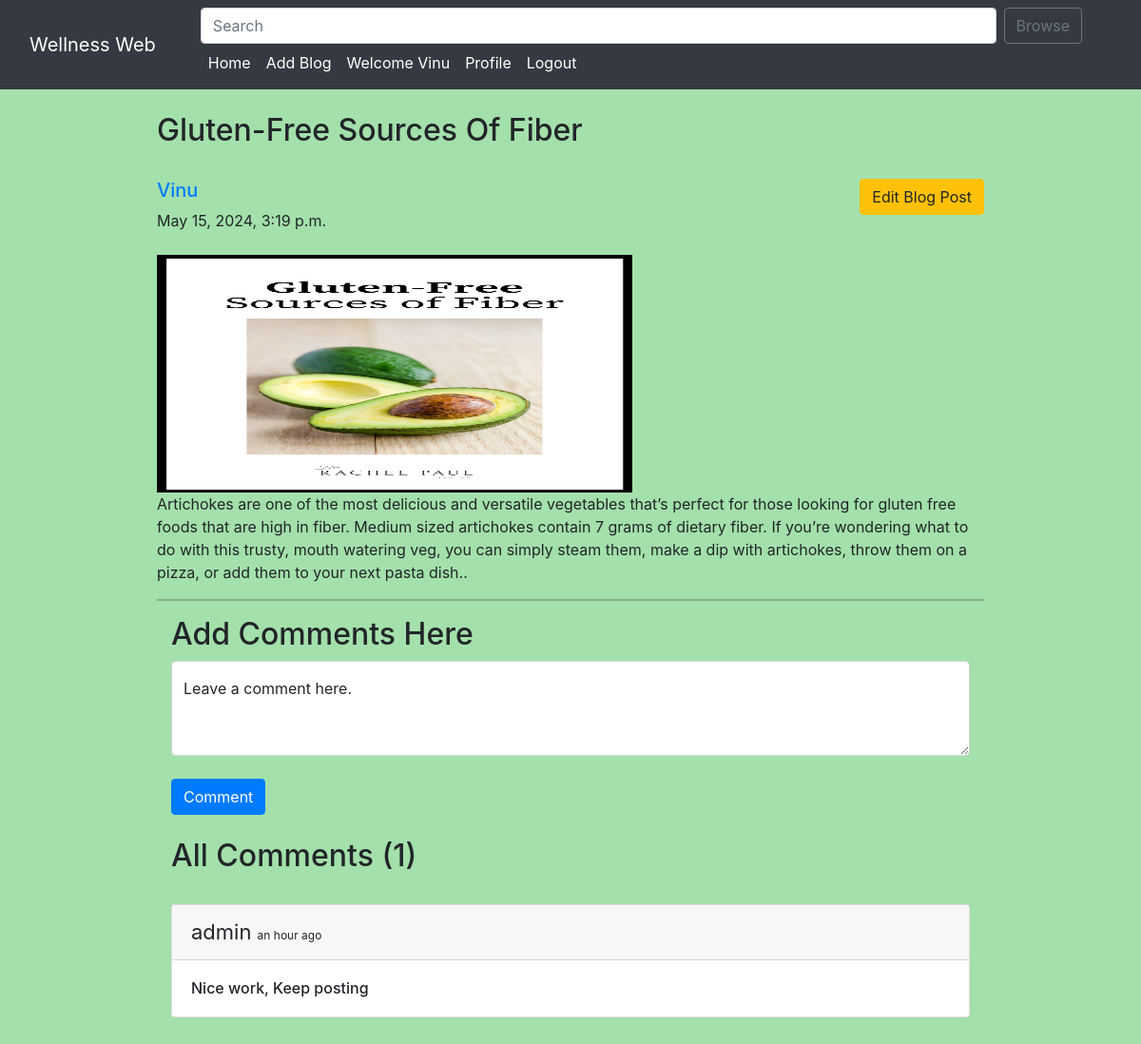
/blog/Gluten-Free Sources Of Fiber/ (signed in), run on the app's committed database.
### home/models.py (models this page shows, shortened)
class BlogPost(models.Model):
    title=models.CharField(max_length=255)
    author= models.ForeignKey(User, on_delete=models.CASCADE)
    slug=models.CharField(max_length=130)
    content=models.TextField()
    image = models.ImageField(upload_to="profile_pics", blank=True, null=True)
    dateTime=models.DateTimeField(auto_now_add=True)

class Comment(models.Model):
    user = models.ForeignKey(User, on_delete=models.CASCADE)
    content = models.TextField()
    blog = models.ForeignKey(BlogPost, on_delete=models.CASCADE)
    parent_comment = models.ForeignKey('self', on_delete=models.CASCADE, null=True, blank=True)
    dateTime=models.DateTimeField(default=now)

### home/views.py (the view)
# urls.py: path("blog/<str:slug>/", views.blogs_comments, name="blogs_comments"),
def blogs_comments(request, slug):
    post = BlogPost.objects.filter(slug=slug).first()
    comments = Comment.objects.filter(blog=post)
    if request.method=="POST":
        user = request.user
        content = request.POST.get('content','')
        blog_id =request.POST.get('blog_id','')
        comment = Comment(user = user, content = content, blog=post)
        comment.save()
    return render(request, "blog_comments.html", {'post':post, 'comments':comments})

### home/templates/blog_comments.html (shortened to what this page needs)
{% extends 'base.html' %} {% block title %} Blogs {% endblock %}  {% block body %} {% load humanize %}
<div class="container w-75 my-4">
  <h2 class="blog-post-title">{{post.title}}</h2>
  <br />
  <div class="media">
    <div class="media-body">
      <h5 class="mt-0">
        <a href="/user_profile/{{post.author.id}}/"
          >{{post.author}} {% if user.is_authenticated %}
          {% if user.id == post.author.id %}
          <small
            ><a
              href="/edit_blog_post/{{post.slug}}/"
              class="edit btn btn-warning"
              >Edit Blog Post</a
            ></small
          >
          {% endif %} {% endif %}
        </a>
      </h5>
      {{post.dateTime}}
    </div>
  </div>
  <br />
  <img src="/media/{{post.image}}" alt="" height="250px" width="500px" />
  <br />
  <p>{{post.content}}.</p>
  <hr />
  {% if user.is_authenticated %}
  <div class="container">
    <h2>Add Comments Here</h2>
    <form action="/blog/{{post.slug}}/" method="POST">
      <div class="form-floating">
        <textarea
          class="form-control"
          placeholder="Leave a comment here"
          id="floatingTextarea2"
          style="height: 100px"
          id="content"
          name="content"
        ></textarea>
        <label for="floatingTextarea2">Leave a comment here.</label>
        <br />
        <button type="submit" class="btn btn-primary">Comment</button>
      </div>
    </form>
    {% else %}
    <div class="container">
      <h4><a href="/login/">Login</a> to post comments below.</h4>
      {% endif %}
      <br />
      <h2>All Comments ({{comments.count}})</h2>
      <br />
      {% for comment in comments %}
      <div class="card">
        <div class="card-header">
          <span style="font-size: 22px">{{comment.user}} </span>
          <span style="font-size: 12px"
            >{{comment.dateTime | naturaltime}}</span
          >
        </div>
        <div class="card-body">
          <h6 class="card-text">{{comment.content}}</h6>
        </div>
      </div>
      <br />
      {% endfor %}
    </div>
  </div>
  {% endblock %}

### home/templates/base.html (shortened to what this page needs)
<!DOCTYPE html>
<html lang="en">
<head>
    <link
        href="//maxcdn.bootstrapcdn.com/bootstrap/4.1.1/css/bootstrap.min.css"
        rel="stylesheet"
        id="bootstrap-css"
    />
    <link
        href="https://cdn.jsdelivr.net/npm/bootstrap@5.0.2/dist/css/bootstrap.min.css"
        rel="stylesheet"
    />
    <link
        rel="stylesheet"
        href="https://maxcdn.bootstrapcdn.com/bootstrap/4.0.0/css/bootstrap.min.css"
    />
</head>
<body>
<nav class="navbar navbar-expand-lg navbar-dark bg-dark sticky-top">
    <div class="container-fluid">
        <a class="navbar-brand" href="#">Wellness Web</a>
        <div class="collapse navbar-collapse" id="navbarSupportedContent">
            <div class="container mx-3">
              <form class="search-form d-flex" method="POST" action="/search/">
                <input
                        class="form-control me-2"
                        type="search"
                        placeholder="Search"
                        name="searched"
                        id="searched"
                        aria-label="Search"
                />
                <button
                        href="/search/"
                        class="btn btn-outline-secondary"
                        type="submit"
                >
                    Browse
                </button>
            </form>
                <ul class="navbar-nav me-auto mb-2 mb-lg-0">
                    <li class="nav-item">
                        <a
                                class="nav-link {% block homeactive %} {% endblock %}"
                                aria-current="page"
                                href="/"
                        >Home</a
                        >
                    </li>
                    {% if user.is_authenticated %}
                    <li class="nav-item">
                        <a
                                class="nav-link {% block add_blogs_active %} {% endblock %}"
                                href="/add_blogs/"
                        >Add Blog</a
                        >
                    </li>
                    <li class="nav-item">
                        <a class="nav-link active" href="#">Welcome {{request.user}}</a>
                    </li>
                    <li class="nav-item">
                        <a
                                class="nav-link {% block profileactive %} {% endblock %}"
                                href="/profile/"
                        >Profile</a
                        >
                    </li>
                    <li class="nav-item">
                        <a class="nav-link" href="/logout/">Logout</a>
                    </li>
                    {% endif %}
                </ul>
            </div>
        </div>
    </div>
</nav>
{% block body %} {% endblock %}
</body>
</html>

### data on the page
BlogPost: title "Gluten-Free Sources Of Fiber", author "Vinu", dateTime "May 15, 2024, 3:19 p.m.", image (picture), content "Artichokes are one of the most delicious and versatile vegetables that’s perfect for those looking for gluten free foods that are high in fiber. Medium sized artichokes contain 7 grams of dietary fiber. If you’re wondering what to do with this trusty, mouth watering veg, you can simply steam them, make a dip with artichokes, throw them on a pizza, or add them to your next pasta dish."
Comment: user "admin", dateTime "an hour ago", content "Nice work, Keep posting"

### other printed values
{{ request.user }} "Vinu"
{{ comments.count }} "1"
